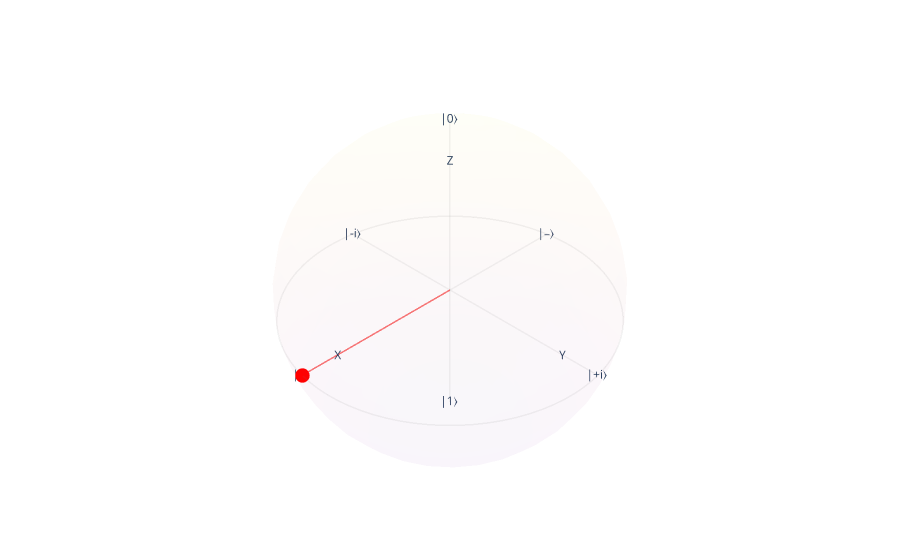

The notebook cell saved with this chart:
### Markdown cell above
## Portas Lógicas Quânticas  

O Ket oferece um conjunto universal de portas lógicas quânticas, permitindo a descrição de qualquer computação quântica. Todas as portas implementadas no Ket estão disponíveis no módulo {mod}`~ket.gates`. Na documentação, é possível visualizar tanto a representação matricial das portas quanto seus efeitos.  

### Portas de 1 Qubit  

As portas quânticas são aplicadas diretamente a qubits encapsulados em objetos {class}`~ket.base.Quant`. No Ket, os qubits são implementados como **referências opacas**, garantindo que a aplicação de portas quânticas não tenha efeitos colaterais no estado clássico do sistema, afetando apenas o **estado quântico**.  

As portas implementadas no Ket seguem a convenção de nomes em letras maiúsculas. Por exemplo, as **portas de Pauli** incluem {func}`~ket.gates.X`, {func}`~ket.gates.Y` e {func}`~ket.gates.Z`, enquanto a **porta de Hadamard** é representada por {func}`~ket.gates.H`.  

#### Portas de Pauli e de Hadamard  

As **portas de Pauli** e a **porta de Hadamard** são fundamentais para muitos algoritmos quânticos. As portas de Pauli realizam rotações de **180º** nos eixos **X, Y e Z** da [esfera de Bloch](esfera-de-bloch). No entanto, essas portas, por si só, não são suficientes para gerar **superposição**. Para isso, utilizamos a **porta de Hadamard**, que transforma um qubit do estado $\ket{0}$ ou $\ket{1}$ para o estado de superposição:  

$$
\frac{1}{\sqrt{2}}(\ket{0} \pm \ket{1})
$$  

```{tip}  
Para visualizar o efeito das portas, podemos utilizar o comando:  
`dump(<qubits>).sphere()`  
```  

A seguir, apresentamos um exemplo que demonstra a aplicação das **portas de Pauli** e da **porta de Hadamard**. Recomendamos que você execute este código e experimente modificar a aplicação das portas para entender melhor seus efeitos:

### Code cell
# Instanciando um novo do processo quântico
processo = Process()

# Alocação de um qubit
qubits = processo.alloc()

X(qubits)  # Porta de Pauli X
Y(qubits)  # Porta de Pauli Y
Z(qubits)  # Porta de Pauli Z
H(qubits)  # Porta de Hadamard

dump(qubits).sphere()  # Mostra o Bloch Sphere

### Figure 1 — Plotly figure (JSON) as saved in the notebook; plotly's stock layout.template omitted (floating-point values rounded to 4 significant figures; data arrays with more than 128 entries replaced by an {"elided": "..."} marker saying what was removed)
{"data": [{"name": "Bloch Sphere", "opacity": 0.02, "showscale": false, "type": "surface", "x": {"elided": "40x20 float values"}, "y": {"elided": "40x20 float values"}, "z": {"elided": "40x20 float values"}}, {"line": {"color": "gray", "width": 3}, "mode": "lines", "name": "Equator", "opacity": 0.1, "type": "scatter3d", "x": [1.0, 0.998, 0.992, 0.9819, 0.9679, 0.9501, 0.9284, 0.9029, 0.8738, 0.8413, 0.8053, 0.766, 0.7237, 0.6785, 0.6306, 0.5801, 0.5272, 0.4723, 0.4154, 0.3569, 0.2969, 0.2358, 0.1736, 0.1108, 0.04758, -0.01587, -0.07925, -0.1423, -0.2048, -0.2665, -0.3271, -0.3863, -0.4441, -0.5, -0.5539, -0.6056, -0.6549, -0.7015, -0.7453, -0.7861, -0.8237, -0.858, -0.8888, -0.9161, -0.9397, -0.9595, -0.9754, -0.9874, -0.9955, -0.9995, -0.9995, -0.9955, -0.9874, -0.9754, -0.9595, -0.9397, -0.9161, -0.8888, -0.858, -0.8237, -0.7861, -0.7453, -0.7015, -0.6549, -0.6056, -0.5539, -0.5, -0.4441, -0.3863, -0.3271, -0.2665, -0.2048, -0.1423, -0.07925, -0.01587, 0.04758, 0.1108, 0.1736, 0.2358, 0.2969, 0.3569, 0.4154, 0.4723, 0.5272, 0.5801, 0.6306, 0.6785, 0.7237, 0.766, 0.8053, 0.8413, 0.8738, 0.9029, 0.9284, 0.9501, 0.9679, 0.9819, 0.992, 0.998, 1.0], "y": [0.0, 0.06342, 0.1266, 0.1893, 0.2511, 0.312, 0.3717, 0.4298, 0.4862, 0.5406, 0.5929, 0.6428, 0.6901, 0.7346, 0.7761, 0.8146, 0.8497, 0.8815, 0.9096, 0.9341, 0.9549, 0.9718, 0.9848, 0.9938, 0.9989, 0.9999, 0.9969, 0.9898, 0.9788, 0.9638, 0.945, 0.9224, 0.896, 0.866, 0.8326, 0.7958, 0.7557, 0.7127, 0.6668, 0.6182, 0.5671, 0.5137, 0.4582, 0.4009, 0.342, 0.2817, 0.2203, 0.158, 0.09506, 0.03173, -0.03173, -0.09506, -0.158, -0.2203, -0.2817, -0.342, -0.4009, -0.4582, -0.5137, -0.5671, -0.6182, -0.6668, -0.7127, -0.7557, -0.7958, -0.8326, -0.866, -0.896, -0.9224, -0.945, -0.9638, -0.9788, -0.9898, -0.9969, -0.9999, -0.9989, -0.9938, -0.9848, -0.9718, -0.9549, -0.9341, -0.9096, -0.8815, -0.8497, -0.8146, -0.7761, -0.7346, -0.6901, -0.6428, -0.5929, -0.5406, -0.4862, -0.4298, -0.3717, -0.312, -0.2511, -0.1893, -0.1266, -0.06342, -2.449e-16], "z": [0.0, 0.0, 0.0, 0.0, 0.0, 0.0, 0.0, 0.0, 0.0, 0.0, 0.0, 0.0, 0.0, 0.0, 0.0, 0.0, 0.0, 0.0, 0.0, 0.0, 0.0, 0.0, 0.0, 0.0, 0.0, 0.0, 0.0, 0.0, 0.0, 0.0, 0.0, 0.0, 0.0, 0.0, 0.0, 0.0, 0.0, 0.0, 0.0, 0.0, 0.0, 0.0, 0.0, 0.0, 0.0, 0.0, 0.0, 0.0, 0.0, 0.0, 0.0, 0.0, 0.0, 0.0, 0.0, 0.0, 0.0, 0.0, 0.0, 0.0, 0.0, 0.0, 0.0, 0.0, 0.0, 0.0, 0.0, 0.0, 0.0, 0.0, 0.0, 0.0, 0.0, 0.0, 0.0, 0.0, 0.0, 0.0, 0.0, 0.0, 0.0, 0.0, 0.0, 0.0, 0.0, 0.0, 0.0, 0.0, 0.0, 0.0, 0.0, 0.0, 0.0, 0.0, 0.0, 0.0, 0.0, 0.0, 0.0, 0.0]}, {"line": {"color": "gray", "width": 3}, "mode": "lines", "name": "x line", "opacity": 0.1, "type": "scatter3d", "x": [1, -1], "y": [0, 0], "z": [0, 0]}, {"line": {"color": "gray", "width": 3}, "mode": "lines", "name": "y line", "opacity": 0.1, "type": "scatter3d", "x": [0, 0], "y": [1, -1], "z": [0, 0]}, {"line": {"color": "gray", "width": 3}, "mode": "lines", "name": "z line", "opacity": 0.1, "type": "scatter3d", "x": [0, 0], "y": [0, 0], "z": [1, -1]}, {"mode": "text", "name": "|0⟩", "text": ["|0⟩"], "textposition": "middle center", "type": "scatter3d", "x": [0], "y": [0], "z": [1]}, {"mode": "text", "name": "Z", "text": ["Z"], "textposition": "middle center", "type": "scatter3d", "x": [0], "y": [0], "z": [0.8]}, {"mode": "text", "name": "|1⟩", "text": ["|1⟩"], "textposition": "middle center", "type": "scatter3d", "x": [0], "y": [0], "z": [-1]}, {"mode": "text", "name": "|+⟩", "text": ["|+⟩"], "textposition": "middle center", "type": "scatter3d", "x": [1], "y": [0], "z": [0]}, {"mode": "text", "name": "X", "text": ["X"], "textposition": "middle center", "type": "scatter3d", "x": [0.8], "y": [0], "z": [0]}, {"mode": "text", "name": "|‒⟩", "text": ["|‒⟩"], "textposition": "middle center", "type": "scatter3d", "x": [-1], "y": [0], "z": [0]}, {"mode": "text", "name": "|+i⟩", "text": ["|+i⟩"], "textposition": "middle center", "type": "scatter3d", "x": [0], "y": [1], "z": [0]}, {"mode": "text", "name": "Y", "text": ["Y"], "textposition": "middle center", "type": "scatter3d", "x": [0], "y": [0.8], "z": [0]}, {"mode": "text", "name": "|-i⟩", "text": ["|-i⟩"], "textposition": "middle center", "type": "scatter3d", "x": [0], "y": [-1], "z": [0]}, {"marker": {"color": "red", "size": 5}, "mode": "markers", "name": "qubit", "type": "scatter3d", "x": [1.0], "y": [0], "z": [0]}, {"line": {"color": "red", "width": 3}, "mode": "lines", "name": "qubit line", "opacity": 0.5, "type": "scatter3d", "x": [0, 1.0], "y": [0, 0], "z": [0, 0]}], "layout": {"scene": {"aspectmode": "cube", "camera": {"eye": {"x": 0.8, "y": 0.8, "z": 0.8}}, "xaxis": {"range": [-1, 1], "showbackground": false, "showgrid": false, "visible": false}, "yaxis": {"range": [-1, 1], "showbackground": false, "showgrid": false, "visible": false}, "zaxis": {"range": [-1, 1], "showbackground": false, "showgrid": false, "visible": false}}, "showlegend": false}}
